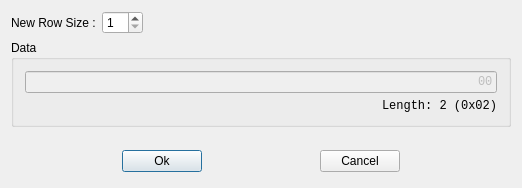
<?xml version="1.0" encoding="UTF-8"?>
<ui version="4.0">
 <class>FormSetRowSizeBase</class>
 <widget class="QDialog" name="FormSetRowSizeBase">
  <property name="geometry">
   <rect>
    <x>0</x>
    <y>0</y>
    <width>522</width>
    <height>188</height>
   </rect>
  </property>
  <property name="windowTitle">
   <string>Adjust Row Size</string>
  </property>
  <layout class="QVBoxLayout">
   <item>
    <layout class="QHBoxLayout">
     <item>
      <widget class="QLabel" name="textLabel1">
       <property name="text">
        <string>New Row Size :</string>
       </property>
       <property name="wordWrap">
        <bool>false</bool>
       </property>
      </widget>
     </item>
     <item>
      <widget class="QSpinBox" name="spinRowSize">
       <property name="minimum">
        <number>1</number>
       </property>
      </widget>
     </item>
     <item>
      <spacer name="spacer4">
       <property name="orientation">
        <enum>Qt::Horizontal</enum>
       </property>
       <property name="sizeType">
        <enum>QSizePolicy::Expanding</enum>
       </property>
       <property name="sizeHint" stdset="0">
        <size>
         <width>181</width>
         <height>21</height>
        </size>
       </property>
      </spacer>
     </item>
    </layout>
   </item>
   <item>
    <widget class="QGroupBox" name="groupData">
     <property name="title">
      <string>Data</string>
     </property>
     <layout class="QVBoxLayout">
      <item>
       <widget class="QLineEdit" name="lineEditData">
        <property name="enabled">
         <bool>false</bool>
        </property>
        <property name="font">
         <font>
          <family>Courier New</family>
         </font>
        </property>
        <property name="text">
         <string>00</string>
        </property>
        <property name="maxLength">
         <number>256</number>
        </property>
        <property name="alignment">
         <set>Qt::AlignRight</set>
        </property>
       </widget>
      </item>
      <item>
       <widget class="QLabel" name="textLabelDataLength">
        <property name="font">
         <font>
          <family>Courier New</family>
         </font>
        </property>
        <property name="text">
         <string>Length: 2 (0x02)</string>
        </property>
        <property name="alignment">
         <set>Qt::AlignRight|Qt::AlignTrailing|Qt::AlignVCenter</set>
        </property>
        <property name="wordWrap">
         <bool>false</bool>
        </property>
       </widget>
      </item>
     </layout>
    </widget>
   </item>
   <item>
    <spacer name="spacer5">
     <property name="orientation">
      <enum>Qt::Vertical</enum>
     </property>
     <property name="sizeType">
      <enum>QSizePolicy::Expanding</enum>
     </property>
     <property name="sizeHint" stdset="0">
      <size>
       <width>31</width>
       <height>41</height>
      </size>
     </property>
    </spacer>
   </item>
   <item>
    <layout class="QHBoxLayout">
     <item>
      <spacer name="spacer1">
       <property name="orientation">
        <enum>Qt::Horizontal</enum>
       </property>
       <property name="sizeType">
        <enum>QSizePolicy::Expanding</enum>
       </property>
       <property name="sizeHint" stdset="0">
        <size>
         <width>61</width>
         <height>21</height>
        </size>
       </property>
      </spacer>
     </item>
     <item>
      <widget class="QPushButton" name="pushButtonOK">
       <property name="text">
        <string>Ok</string>
       </property>
      </widget>
     </item>
     <item>
      <spacer name="spacer1_2">
       <property name="orientation">
        <enum>Qt::Horizontal</enum>
       </property>
       <property name="sizeType">
        <enum>QSizePolicy::Expanding</enum>
       </property>
       <property name="sizeHint" stdset="0">
        <size>
         <width>61</width>
         <height>21</height>
        </size>
       </property>
      </spacer>
     </item>
     <item>
      <widget class="QPushButton" name="pushButtonCancel">
       <property name="text">
        <string>Cancel</string>
       </property>
      </widget>
     </item>
     <item>
      <spacer name="spacer2">
       <property name="orientation">
        <enum>Qt::Horizontal</enum>
       </property>
       <property name="sizeType">
        <enum>QSizePolicy::Expanding</enum>
       </property>
       <property name="sizeHint" stdset="0">
        <size>
         <width>91</width>
         <height>31</height>
        </size>
       </property>
      </spacer>
     </item>
    </layout>
   </item>
  </layout>
 </widget>
 <layoutdefault spacing="6" margin="11"/>
 <pixmapfunction>qPixmapFromMimeSource</pixmapfunction>
 <resources/>
 <connections>
  <connection>
   <sender>spinRowSize</sender>
   <signal>valueChanged(int)</signal>
   <receiver>FormSetRowSizeBase</receiver>
   <slot>slotNewRowSize(int)</slot>
   <hints>
    <hint type="sourcelabel">
     <x>20</x>
     <y>20</y>
    </hint>
    <hint type="destinationlabel">
     <x>20</x>
     <y>20</y>
    </hint>
   </hints>
  </connection>
  <connection>
   <sender>pushButtonOK</sender>
   <signal>clicked()</signal>
   <receiver>FormSetRowSizeBase</receiver>
   <slot>accept()</slot>
   <hints>
    <hint type="sourcelabel">
     <x>20</x>
     <y>20</y>
    </hint>
    <hint type="destinationlabel">
     <x>20</x>
     <y>20</y>
    </hint>
   </hints>
  </connection>
  <connection>
   <sender>pushButtonCancel</sender>
   <signal>clicked()</signal>
   <receiver>FormSetRowSizeBase</receiver>
   <slot>reject()</slot>
   <hints>
    <hint type="sourcelabel">
     <x>20</x>
     <y>20</y>
    </hint>
    <hint type="destinationlabel">
     <x>20</x>
     <y>20</y>
    </hint>
   </hints>
  </connection>
 </connections>
</ui>
